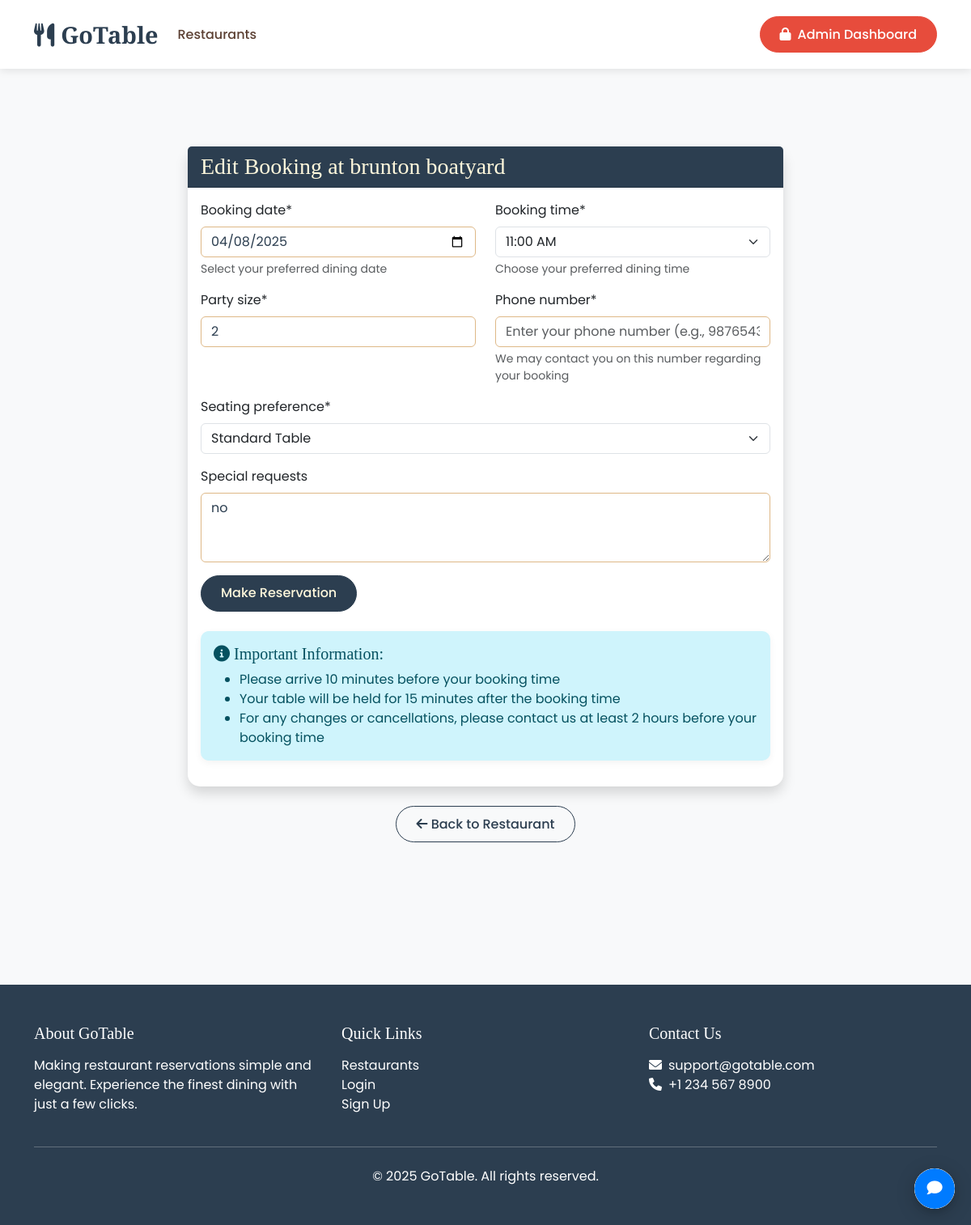
Screenshot of /bookings/21/update/ (signed in) with the database file from the repository.
### restaurants/models.py (models this page shows, shortened)
class Restaurant(models.Model):
    name = models.CharField(max_length=200)
    slug = models.SlugField(unique=True, blank=True)
    owner = models.ForeignKey('accounts.CustomUser', on_delete=models.CASCADE, related_name='restaurants')
    description = models.TextField()
    address = models.TextField()
    city = models.CharField(max_length=100)
    state = models.CharField(max_length=100)
    country = models.CharField(max_length=100)
    postal_code = models.CharField(max_length=20)
    phone = models.CharField(max_length=20)
    email = models.EmailField()
    website = models.URLField(blank=True)
    opening_time = models.TimeField()
    closing_time = models.TimeField()
    cuisine_type = models.CharField(max_length=100)
    price_range = models.CharField(max_length=50)
    image = models.ImageField(upload_to='restaurant_images/')
    is_active = models.BooleanField(default=True)
    is_featured = models.BooleanField(default=False)
    rating = models.FloatField(default=0.0)
    created_at = models.DateTimeField(auto_now_add=True)
    updated_at = models.DateTimeField(auto_now=True)

### bookings/models.py (models this page shows, shortened)
class Booking(models.Model):
    STATUS_CHOICES = (
        ('pending', 'Pending'),
        ('confirmed', 'Confirmed'),
        ('completed', 'Completed'),
        ('cancelled', 'Cancelled'),
    )
    SEATING_CHOICES = (
        ('standard', 'Standard Table'),
        ('booth', 'Booth'),
        ('outdoor', 'Outdoor Seating'),
        ('private_room', 'Private Room'),
        ('bar', 'Bar Seating'),
        ('high_top', 'High Top Table'),
        ('window', 'Window Table'),
        ('counter', 'Counter Seating'),
    )
    PAYMENT_STATUS_CHOICES = (
        ('pending', 'Pending'),
        ('completed', 'Completed'),
        ('failed', 'Failed'),
    )
    user = models.ForeignKey(settings.AUTH_USER_MODEL, on_delete=models.CASCADE, related_name='bookings')
    restaurant = models.ForeignKey(Restaurant, on_delete=models.CASCADE, related_name='bookings')
    booking_date = models.DateField(default=timezone.now)
    booking_time = models.TimeField(default=timezone.now)
    party_size = models.PositiveIntegerField(validators=[MinValueValidator(1), MaxValueValidator(20)], default=2)
    seating_preference = models.CharField(max_length=20, choices=SEATING_CHOICES, default='standard')
    special_requests = models.TextField(blank=True, null=True)
    status = models.CharField(max_length=20, choices=STATUS_CHOICES, default='pending')
    payment_status = models.CharField(max_length=20, choices=PAYMENT_STATUS_CHOICES, default='pending')
    amount = models.DecimalField(max_digits=10, decimal_places=2, default=0)
    created_at = models.DateTimeField(auto_now_add=True)
    updated_at = models.DateTimeField(auto_now=True)
    class Meta:
        ordering = ['-booking_date', '-booking_time']
        constraints = [
            models.UniqueConstraint(
                fields=['restaurant', 'booking_date', 'booking_time'],
                name='unique_restaurant_booking'
            )
        ]

### bookings/views.py (the view)
# urls.py: path('<int:pk>/update/', views.booking_update, name='update'),
@login_required
def booking_update(request, pk):
    booking = get_object_or_404(Booking, pk=pk, user=request.user)
    if request.method == 'POST':
        form = BookingForm(request.POST, instance=booking)
        if form.is_valid():
            form.save()
            messages.success(request, 'Booking updated successfully!')
            return redirect('bookings:detail', pk=booking.pk)
    else:
        form = BookingForm(instance=booking)
    return render(request, 'bookings/booking_form.html', {'form': form, 'booking': booking, 'restaurant': booking.restaurant})

### templates/bookings/booking_form.html (shortened to what this page needs)
{% extends 'base.html' %}
{% load crispy_forms_tags %}
{% load static %}
{% block content %}
<div class="container py-5">
    <div class="row justify-content-center">
        <div class="col-md-8">
            <div class="card shadow">
                <div class="card-header bg-primary text-white">
                    <h3 class="mb-0">{% if booking %}Edit Booking{% else %}Book a Table{% endif %} at {{ restaurant.name }}</h3>
                </div>
                <div class="card-body">
                    {% crispy form %}
                    <div class="alert alert-info mt-4">
                        <h5><i class="fas fa-info-circle"></i> Important Information:</h5>
                        <ul class="mb-0">
                            <li>Please arrive 10 minutes before your booking time</li>
                            <li>Your table will be held for 15 minutes after the booking time</li>
                            <li>For any changes or cancellations, please contact us at least 2 hours before your booking time</li>
                        </ul>
                    </div>
                </div>
            </div>
            <div class="text-center mt-4">
                <a href="{% url 'restaurants:detail' restaurant.id %}" class="btn btn-outline-primary">
                    <i class="fas fa-arrow-left"></i> Back to Restaurant
                </a>
            </div>
        </div>
    </div>
</div>
{% endblock %}

### static/css/theme.css (style rules this page uses)
:root { --primary-color: #8B4513; --secondary-color: #D2691E; --accent-color: #DEB887; --background-color: #FFF8DC; --surface-color: #ffffff; --text-color: #2C1810; --text-secondary: #5C4033; --border-color: #DEB887; --card-shadow: 0 4px 6px rgba(0, 0, 0, 0.1); --hover-color: #F4A460; }
body { background-color: var(--background-color); color: var(--text-color); transition: all 0.3s ease; }
.card { background-color: var(--surface-color); border-color: var(--border-color); box-shadow: var(--card-shadow); transition: transform 0.3s ease; }
.card-header { background-color: var(--primary-color) !important; color: var(--background-color) !important; font-family: 'Playfair Display', serif; }
.btn-primary { background-color: var(--primary-color) !important; border-color: var(--primary-color) !important; color: var(--background-color) !important; transition: all 0.3s ease !important; }
.btn-outline-primary { color: var(--primary-color) !important; border-color: var(--primary-color) !important; }
.form-control { background-color: var(--surface-color); border-color: var(--border-color); color: var(--text-color); }

### templates/base.html (style rules this page uses)
:root { --primary-color: #2c3e50; --accent-color: #e74c3c; --text-color: #2c3e50; --light-bg: #f8f9fa; }
body { font-family: 'Poppins', sans-serif; color: var(--text-color); background-color: var(--light-bg); }
h1, h2, h3, h4, h5, h6 { font-family: 'Playfair Display', serif; }
.btn { padding: 0.6rem 1.5rem; border-radius: 30px; font-weight: 500; transition: all 0.3s ease; }
.btn-primary { background: var(--primary-color); border-color: var(--primary-color); }
.card { border: none; border-radius: 15px; box-shadow: 0 5px 15px rgba(0,0,0,0.05); transition: all 0.3s ease; }
.alert { border-radius: 10px; border: none; box-shadow: 0 3px 10px rgba(0,0,0,0.05); }

### rows the page displays
Restaurant: name "brunton boatyard"
Booking: booking_date "04/08/2025", booking_time "11:00 AM", party_size "2", seating_preference "Standard Table", special_requests "no"
